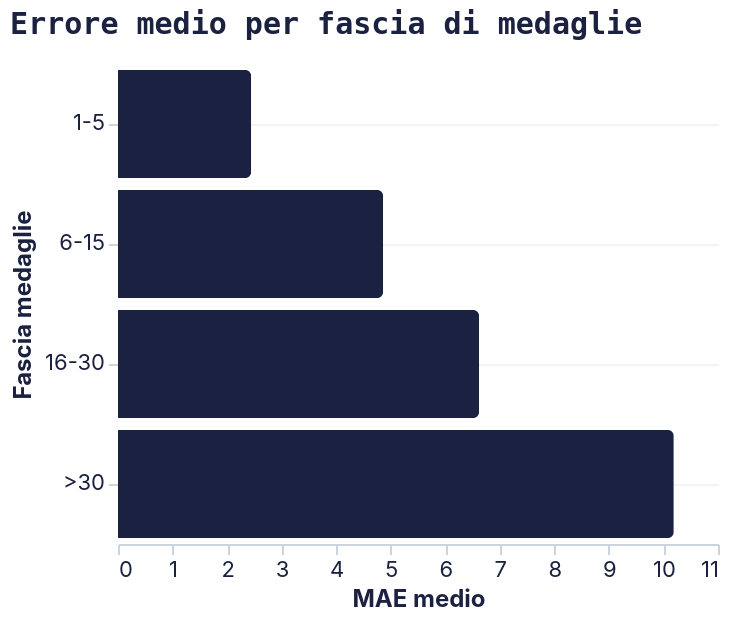

Write a Vega-Lite specification for this figure.
### Vega-Lite specification from a JSON file in a GitHub repository (floating-point values rounded to 4 significant figures)
{"config": {"background": null, "view": {"stroke": null}, "title": {"font": "Space Mono, monospace", "fontSize": 15, "fontWeight": "bold", "color": "#1b2140", "anchor": "start", "offset": 12}, "axis": {"labelFont": "Inter, sans-serif", "titleFont": "Inter, sans-serif", "labelFontSize": 11, "titleFontSize": 12, "titleFontWeight": "bold", "labelColor": "#1b2140", "titleColor": "#1b2140", "gridColor": "#E5E7EB", "gridOpacity": 0.5, "domainColor": "#CBD5E1", "tickColor": "#CBD5E1", "labelAngle": 0}, "axisY": {"grid": true, "domain": false}, "axisX": {"grid": false}, "legend": {"labelFont": "Inter, sans-serif", "titleFont": "Inter, sans-serif", "labelFontSize": 11, "titleFontSize": 12, "titleFontWeight": "bold", "labelColor": "#1b2140", "titleColor": "#1b2140", "orient": "top", "direction": "horizontal", "symbolType": "circle"}, "range": {"category": ["#1b2140", "#ff8009", "#9a0641", "#ffe34a", "#e7b6af", "#64748B"], "ordinal": {"scheme": "blues"}, "heatmap": {"scheme": "blues"}, "ramp": {"scheme": "blues"}}, "bar": {"color": "#1b2140", "cornerRadiusTopRight": 3, "cornerRadiusBottomRight": 3}, "line": {"color": "#1b2140", "strokeWidth": 2.5}, "point": {"color": "#1b2140", "filled": true}, "circle": {"color": "#1b2140"}, "text": {"font": "Inter, sans-serif", "fontSize": 11, "color": "#1b2140"}, "arc": {"fill": "#1b2140"}, "area": {"fill": "#1b2140", "opacity": 0.5}}, "data": {"name": "data-0c9f5c7d602cf5114aa5b29d87fdd865"}, "mark": {"type": "bar"}, "encoding": {"color": {"value": "#1b2140"}, "tooltip": [{"field": "cat", "type": "nominal"}, {"field": "mae", "type": "quantitative"}], "x": {"field": "mae", "title": "MAE medio", "type": "quantitative"}, "y": {"field": "cat", "sort": ["1-5", "6-15", "16-30", ">30"], "title": "Fascia medaglie", "type": "nominal"}}, "height": 240, "title": "Errore medio per fascia di medaglie", "width": "container", "$schema": "https://vega.github.io/schema/vega-lite/v6.4.1.json", "datasets": {"data-0c9f5c7d602cf5114aa5b29d87fdd865": [{"cat": "1-5", "mae": 2.442}, {"cat": "6-15", "mae": 4.861}, {"cat": "16-30", "mae": 6.62}, {"cat": ">30", "mae": 10.19}]}}
